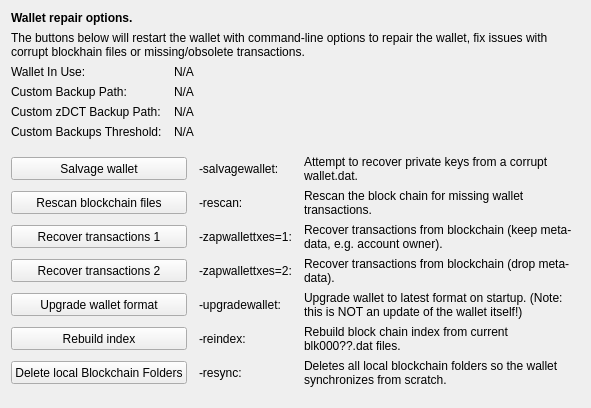
     <widget class="QWidget" name="tab_repair">
      <attribute name="title">
       <string>&amp;Wallet Repair</string>
      </attribute>
      <layout class="QGridLayout" name="gridLayout_4" columnstretch="0,0,0,0">
       <property name="horizontalSpacing">
        <number>12</number>
       </property>
       <item row="0" column="0" colspan="4">
        <widget class="QLabel" name="label_repair_header">
         <property name="font">
          <font>
           <weight>75</weight>
           <bold>true</bold>
          </font>
         </property>
         <property name="text">
          <string>Wallet repair options.</string>
         </property>
        </widget>
       </item>
       <item row="1" column="0" colspan="4">
        <widget class="QLabel" name="label_repair_helptext">
         <property name="font">
          <font>
           <weight>50</weight>
           <bold>false</bold>
          </font>
         </property>
         <property name="text">
          <string>The buttons below will restart the wallet with command-line options to repair the wallet, fix issues with corrupt blockhain files or missing/obsolete transactions.</string>
         </property>
         <property name="wordWrap">
          <bool>true</bool>
         </property>
        </widget>
       </item>
       <item row="2" column="0">
        <widget class="QLabel" name="wallet_path_label">
         <property name="text">
          <string>Wallet In Use:</string>
         </property>
        </widget>
       </item>
       <item row="2" column="1" colspan="3">
        <widget class="QLabel" name="wallet_path">
         <property name="cursor">
          <cursorShape>IBeamCursor</cursorShape>
         </property>
         <property name="text">
          <string>N/A</string>
         </property>
         <property name="textFormat">
          <enum>Qt::PlainText</enum>
         </property>
         <property name="textInteractionFlags">
          <set>Qt::LinksAccessibleByMouse|Qt::TextSelectableByKeyboard|Qt::TextSelectableByMouse</set>
         </property>
        </widget>
       </item>
       <item row="3" column="0">
        <widget class="QLabel" name="wallet_custombackuppath_label">
         <property name="visible">
          <bool>false</bool>
         </property>
         <property name="text">
          <string>Custom Backup Path:</string>
         </property>
        </widget>
       </item>
       <item row="3" column="1" colspan="3">
        <widget class="QLabel" name="wallet_custombackuppath">
         <property name="cursor">
          <cursorShape>IBeamCursor</cursorShape>
         </property>
         <property name="visible">
          <bool>false</bool>
         </property>
         <property name="text">
          <string>N/A</string>
         </property>
         <property name="textFormat">
          <enum>Qt::PlainText</enum>
         </property>
         <property name="textInteractionFlags">
          <set>Qt::LinksAccessibleByMouse|Qt::TextSelectableByKeyboard|Qt::TextSelectableByMouse</set>
         </property>
        </widget>
       </item>
       <item row="4" column="0">
        <widget class="QLabel" name="wallet_customzheirsbackuppath_label">
         <property name="visible">
          <bool>false</bool>
         </property>
         <property name="text">
          <string>Custom zDCT Backup Path:</string>
         </property>
        </widget>
       </item>
       <item row="4" column="1" colspan="3">
        <widget class="QLabel" name="wallet_customzheirsbackuppath">
         <property name="cursor">
          <cursorShape>IBeamCursor</cursorShape>
         </property>
         <property name="visible">
          <bool>false</bool>
         </property>
         <property name="text">
          <string>N/A</string>
         </property>
         <property name="textFormat">
          <enum>Qt::PlainText</enum>
         </property>
         <property name="textInteractionFlags">
          <set>Qt::LinksAccessibleByMouse|Qt::TextSelectableByKeyboard|Qt::TextSelectableByMouse</set>
         </property>
        </widget>
       </item>
       <item row="5" column="0">
        <widget class="QLabel" name="wallet_custombackupthreshold_label">
         <property name="visible">
          <bool>false</bool>
         </property>
         <property name="text">
          <string>Custom Backups Threshold:</string>
         </property>
        </widget>
       </item>
       <item row="5" column="1" colspan="3">
        <widget class="QLabel" name="wallet_custombackupthreshold">
         <property name="cursor">
          <cursorShape>IBeamCursor</cursorShape>
         </property>
         <property name="visible">
          <bool>false</bool>
         </property>
         <property name="text">
          <string>N/A</string>
         </property>
         <property name="textFormat">
          <enum>Qt::PlainText</enum>
         </property>
         <property name="textInteractionFlags">
          <set>Qt::LinksAccessibleByMouse|Qt::TextSelectableByKeyboard|Qt::TextSelectableByMouse</set>
         </property>
        </widget>
       </item>
       <item row="6" column="0">
        <spacer name="verticalSpacer_repair1">
         <property name="orientation">
          <enum>Qt::Vertical</enum>
         </property>
         <property name="sizeHint" stdset="0">
          <size>
           <width>10</width>
           <height>10</height>
          </size>
         </property>
        </spacer>
       </item>
       <item row="7" column="0" colspan="2">
        <widget class="QPushButton" name="btn_salvagewallet">
         <property name="minimumSize">
          <size>
           <width>100</width>
           <height>23</height>
          </size>
         </property>
         <property name="text">
          <string>Salvage wallet</string>
         </property>
        </widget>
       </item>
       <item row="7" column="2">
        <widget class="QLabel" name="label_repair_salvage_command">
         <property name="text">
          <string notr="true">-salvagewallet:</string>
         </property>
        </widget>
       </item>
       <item row="7" column="3">
        <widget class="QLabel" name="label_repair_salvage">
         <property name="text">
          <string>Attempt to recover private keys from a corrupt wallet.dat.</string>
         </property>
         <property name="wordWrap">
          <bool>true</bool>
         </property>
        </widget>
       </item>
       <item row="8" column="0" colspan="2">
        <widget class="QPushButton" name="btn_rescan">
         <property name="minimumSize">
          <size>
           <width>100</width>
           <height>23</height>
          </size>
         </property>
         <property name="text">
          <string>Rescan blockchain files</string>
         </property>
        </widget>
       </item>
       <item row="8" column="2">
        <widget class="QLabel" name="label_repair_rescan_command">
         <property name="text">
          <string notr="true">-rescan:</string>
         </property>
        </widget>
       </item>
       <item row="8" column="3">
        <widget class="QLabel" name="label_repair_rescan">
         <property name="text">
          <string>Rescan the block chain for missing wallet transactions.</string>
         </property>
         <property name="wordWrap">
          <bool>true</bool>
         </property>
        </widget>
       </item>
       <item row="9" column="0" colspan="2">
        <widget class="QPushButton" name="btn_zapwallettxes1">
         <property name="minimumSize">
          <size>
           <width>100</width>
           <height>23</height>
          </size>
         </property>
         <property name="text">
          <string>Recover transactions 1</string>
         </property>
        </widget>
       </item>
       <item row="9" column="2">
        <widget class="QLabel" name="label_repair_zap1_command">
         <property name="text">
          <string notr="true">-zapwallettxes=1:</string>
         </property>
        </widget>
       </item>
       <item row="9" column="3">
        <widget class="QLabel" name="label_repair_zap1">
         <property name="text">
          <string>Recover transactions from blockchain (keep meta-data, e.g. account owner).</string>
         </property>
         <property name="wordWrap">
          <bool>true</bool>
         </property>
        </widget>
       </item>
       <item row="10" column="0" colspan="2">
        <widget class="QPushButton" name="btn_zapwallettxes2">
         <property name="minimumSize">
          <size>
           <width>100</width>
           <height>23</height>
          </size>
         </property>
         <property name="text">
          <string>Recover transactions 2</string>
         </property>
        </widget>
       </item>
       <item row="10" column="2">
        <widget class="QLabel" name="label_repair_zap2_command">
         <property name="text">
          <string notr="true">-zapwallettxes=2:</string>
         </property>
        </widget>
       </item>
       <item row="10" column="3">
        <widget class="QLabel" name="label_repair_zap2">
         <property name="text">
          <string>Recover transactions from blockchain (drop meta-data).</string>
         </property>
         <property name="wordWrap">
          <bool>true</bool>
         </property>
        </widget>
       </item>
       <item row="11" column="0" colspan="2">
        <widget class="QPushButton" name="btn_upgradewallet">
         <property name="minimumSize">
          <size>
           <width>100</width>
           <height>23</height>
          </size>
         </property>
         <property name="text">
          <string>Upgrade wallet format</string>
         </property>
        </widget>
       </item>
       <item row="11" column="2">
        <widget class="QLabel" name="label_repair_upgrade_command">
         <property name="text">
          <string notr="true">-upgradewallet:</string>
         </property>
        </widget>
       </item>
       <item row="11" column="3">
        <widget class="QLabel" name="label_repair_upgrade">
         <property name="text">
          <string>Upgrade wallet to latest format on startup. (Note: this is NOT an update of the wallet itself!)</string>
         </property>
         <property name="wordWrap">
          <bool>true</bool>
         </property>
        </widget>
       </item>
       <item row="12" column="0" colspan="2">
        <widget class="QPushButton" name="btn_reindex">
         <property name="minimumSize">
          <size>
           <width>100</width>
           <height>23</height>
          </size>
         </property>
         <property name="text">
          <string>Rebuild index</string>
         </property>
        </widget>
       </item>
       <item row="12" column="2">
        <widget class="QLabel" name="label_repair_reindex_command">
         <property name="text">
          <string notr="true">-reindex:</string>
         </property>
        </widget>
       </item>
       <item row="12" column="3">
        <widget class="QLabel" name="label_repair_reindex">
         <property name="text">
          <string>Rebuild block chain index from current blk000??.dat files.</string>
         </property>
         <property name="wordWrap">
          <bool>true</bool>
         </property>
        </widget>
       </item>
       <item row="13" column="0" colspan="2">
        <widget class="QPushButton" name="btn_resync">
         <property name="minimumSize">
          <size>
           <width>100</width>
           <height>23</height>
          </size>
         </property>
         <property name="text">
          <string>Delete local Blockchain Folders</string>
         </property>
        </widget>
       </item>
       <item row="13" column="2">
        <widget class="QLabel" name="label_repair_resync_command">
         <property name="text">
          <string>-resync:</string>
         </property>
        </widget>
       </item>
       <item row="13" column="3">
        <widget class="QLabel" name="label_repair_resync">
         <property name="text">
          <string>Deletes all local blockchain folders so the wallet synchronizes from scratch.</string>
         </property>
         <property name="wordWrap">
          <bool>true</bool>
         </property>
        </widget>
       </item>
       <item row="14" column="0">
        <spacer name="verticalSpacer_repair2">
         <property name="orientation">
          <enum>Qt::Vertical</enum>
         </property>
         <property name="sizeHint" stdset="0">
          <size>
           <width>20</width>
           <height>10</height>
          </size>
         </property>
        </spacer>
       </item>
      </layout>
     </widget>
